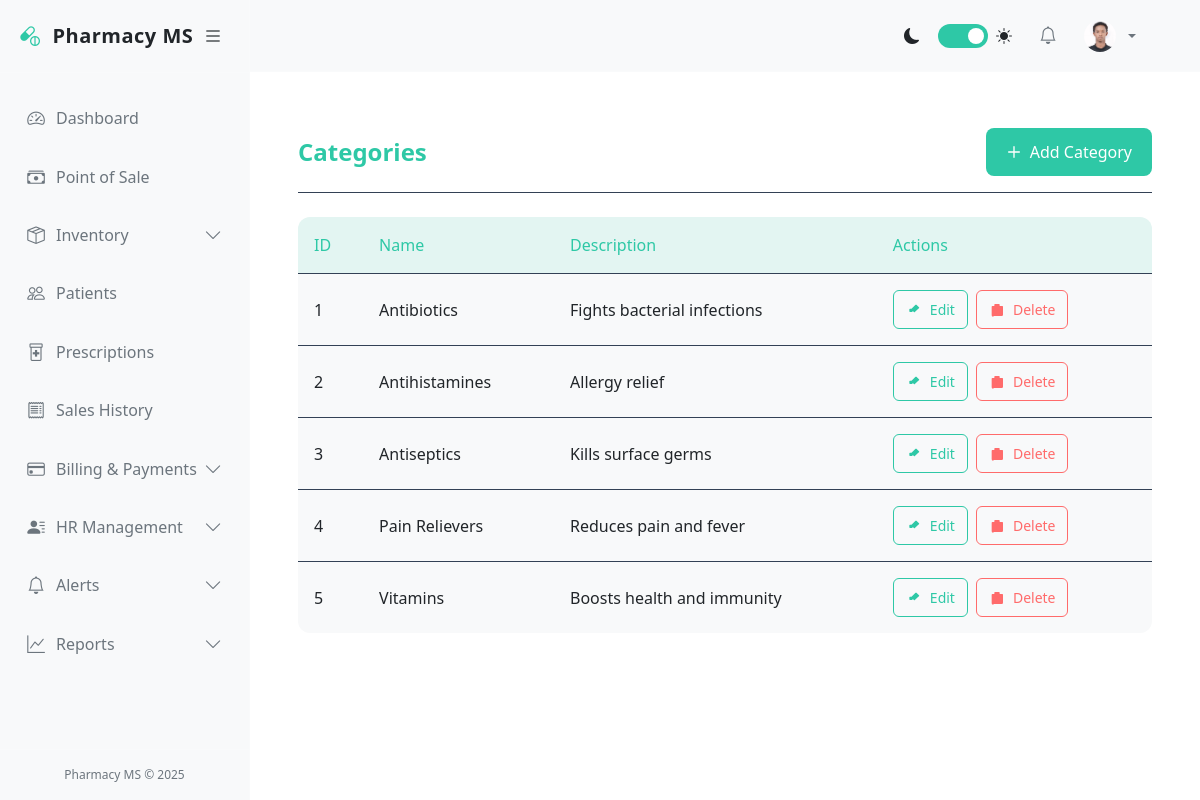
The page /pharmacy/categories/ (signed in) on the database its author committed.
### accounts/models.py (models this page shows, shortened)
class User(AbstractUser):
    GENDER_CHOICES = (
        ('M', 'Male'),
        ('F', 'Female'),
        ('O', 'Other'),
    )
    ROLES = (
        ('admin', 'Administrator'),
        ('pharmacist', 'Pharmacist'),
        ('cashier', 'Cashier'),
        ('manager', 'Manager'),
        ('staff', 'Staff'),
    )
    role = models.CharField(max_length=20, choices=ROLES, default='staff')
    gender = models.CharField(max_length=1, choices=GENDER_CHOICES, blank=True, null=True)
    phone = models.CharField(max_length=20, blank=True, null=True)
    address = models.TextField(blank=True, null=True)
    date_of_birth = models.DateField(blank=True, null=True)
    hire_date = models.DateField(blank=True, null=True)
    profile_picture = models.ImageField(upload_to='profile_pics/', blank=True, null=True)
    is_active = models.BooleanField(default=True)

### pharmacy/models.py (models this page shows, shortened)
class Category(models.Model):
    name = models.CharField(max_length=100, unique=True)
    description = models.TextField(blank=True, null=True)
    created_at = models.DateTimeField(auto_now_add=True)
    updated_at = models.DateTimeField(auto_now=True)
    class Meta:
        verbose_name_plural = "Categories"
        ordering = ['name']

### pharmacy/views.py (the view)
# urls.py: path('categories/', views.category_list, name='category_list'),
@login_required
def category_list(request):
    categories = Category.objects.all()
    return render(request, 'pharmacy/category/category_list.html', {'categories': categories})

### pharmacy/templates/pharmacy/category/category_list.html (shortened to what this page needs)
{% extends 'base.html' %}
{% block content %}
<div class="batch-container">
    <div class="batch-header">
        <h2 class="batch-title">Categories</h2>
        <a href="{% url 'category_create' %}" class="btn btn-primary">
            <svg class="icon" viewBox="0 0 24 24">
                <path d="M12 4v16m8-8H4" stroke="currentColor" stroke-width="2" stroke-linecap="round" stroke-linejoin="round"/>
            </svg>
            Add Category
        </a>
    </div>
    <table class="batch-table">
        <thead>
            <tr>
                <th>ID</th>
                <th>Name</th>
                <th>Description</th>
                <th>Actions</th>
            </tr>
        </thead>
        <tbody>
            {% for category in categories %}
            <tr>
                <td>{{ forloop.counter }}</td>
                <td>{{ category.name }}</td>
                <td>{{ category.description|default:"-"|truncatechars:50 }}</td>
                <td>
                    <div class="table-actions">
                        <a href="{% url 'category_update' category.pk %}" class="btn btn-sm btn-outline-primary">
                            <svg class="icon" viewBox="0 0 24 24">
                                <path d="M15.232 5.232l3.536 3.536M9 11l6-6 3.536 3.536L12.536 14.464 9 11zm0 0H6v3h3v-3z" stroke="currentColor" stroke-width="2" stroke-linecap="round" stroke-linejoin="round"/>
                            </svg>
                            Edit
                        </a>
                        <a href="{% url 'category_delete' category.pk %}" class="btn btn-sm btn-outline-danger">
                            <svg class="icon" viewBox="0 0 24 24">
                                <path d="M6 7h12M9 7V4h6v3m-1 4v6m-4-6v6m-5 3h14a1 1 0 001-1V7H5v13a1 1 0 001 1z" stroke="currentColor" stroke-width="2" stroke-linecap="round" stroke-linejoin="round"/>
                            </svg>
                            Delete
                        </a>
                    </div>
                </td>
            </tr>
            {% empty %}
            <tr>
                <td colspan="4" class="empty-state">No categories found</td>
            </tr>
            {% endfor %}
        </tbody>
    </table>
</div>
{% endblock %}

### pharmacy/templates/base.html (shortened to what this page needs)
<!DOCTYPE html>
<html lang="en">
<head>
    <link href="https://cdn.jsdelivr.net/npm/bootstrap@5.3.0/dist/css/bootstrap.min.css" rel="stylesheet">
    <link rel="stylesheet" href="https://cdn.jsdelivr.net/npm/bootstrap-icons@1.10.0/font/bootstrap-icons.css">
</head>
<body>
    <div class="d-flex">
        <div class="sidebar" id="sidebar">
            <div class="sidebar-header">
                <a href="{% url 'dashboard' %}" class="sidebar-brand">
                    <i class="bi bi-capsule-pill sidebar-brand-icon"></i>
                    <span id="sidebar-title">Pharmacy MS</span>
                </a>
                <button class="toggle-btn" id="toggle-sidebar">
                    <i class="bi bi-list"></i>
                </button>
            </div>
            <div class="px-2 py-3" style="height: calc(100% - 120px); overflow-y: auto;">
                <ul class="nav flex-column">
                    <li class="nav-item">
                        <a class="nav-link {% if request.resolver_match.url_name == 'dashboard' %}active{% endif %}"
                            href="{% url 'dashboard' %}">
                            <i class="bi bi-speedometer2"></i>
                            <span class="nav-link-text ms-2">Dashboard</span>
                        </a>
                    </li>
                    <li class="nav-item">
                        <a class="nav-link {% if 'pos' in request.resolver_match.url_name %}active{% endif %}"
                            href="{% url 'pos' %}">
                            <i class="bi bi-cash-stack"></i>
                            <span class="nav-link-text ms-2">Point of Sale</span>
                        </a>
                    </li>
                    <li class="nav-item">
                        <a class="nav-link "
                            data-bs-toggle="collapse" href="#inventoryCollapse">
                            <i class="bi bi-box-seam"></i>
                            <span class="nav-link-text ms-2">Inventory</span>
                            <i class="bi bi-chevron-down collapse-icon ms-auto"></i>
                        </a>
                    </li>
                    <li class="nav-item">
                        <a class="nav-link {% if 'patient' in request.resolver_match.url_name %}active{% endif %}"
                            href="{% url 'patient_list' %}">
                            <i class="bi bi-people"></i>
                            <span class="nav-link-text ms-2">Patients</span>
                        </a>
                    </li>
                    <li class="nav-item">
                        <a class="nav-link {% if 'prescription' in request.resolver_match.url_name %}active{% endif %}"
                            href="{% url 'prescription_list' %}">
                            <i class="bi bi-prescription2"></i>
                            <span class="nav-link-text ms-2">Prescriptions</span>
                        </a>
                    </li>
                    <li class="nav-item">
                        <a class="nav-link {% if 'sale' in request.resolver_match.url_name and 'pos' not in request.resolver_match.url_name %}active{% endif %}"
                            href="{% url 'sale_list' %}">
                            <i class="bi bi-receipt"></i>
                            <span class="nav-link-text ms-2">Sales History</span>
                        </a>
                    </li>
                    <li class="nav-item">
                        <a class="nav-link {% if 'billing' in request.resolver_match.url_name or 'payment' in request.resolver_match.url_name %}active{% endif %}"
                            data-bs-toggle="collapse" href="#billingCollapse">
                            <i class="bi bi-credit-card"></i>
                            <span class="nav-link-text ms-2">Billing & Payments</span>
                            <i class="bi bi-chevron-down collapse-icon ms-auto"></i>
                        </a>
                    </li>
                    <li class="nav-item">
                        <a class="nav-link {% if 'user' in request.resolver_match.url_name or 'attendance' in request.resolver_match.url_name or 'payroll' in request.resolver_match.url_name %}active{% endif %}"
                            data-bs-toggle="collapse" href="#hrCollapse">
                            <i class="bi bi-person-lines-fill"></i>
                            <span class="nav-link-text ms-2">HR Management</span>
                            <i class="bi bi-chevron-down collapse-icon ms-auto"></i>
                        </a>
                    </li>
                    <li class="nav-item">
                        <a class="nav-link {% if 'notification' in request.resolver_match.url_name or 'alert_rule' in request.resolver_match.url_name %}active{% endif %}"
                            data-bs-toggle="collapse" href="#alertsCollapse">
                            <i class="bi bi-bell"></i>
                            <span class="nav-link-text ms-2">Alerts</span>
                            <i class="bi bi-chevron-down collapse-icon ms-auto"></i>
                        </a>
                    </li>
                    <li class="nav-item">
                        <a class="nav-link {% if 'report' in request.resolver_match.url_name %}active{% endif %}"
                            data-bs-toggle="collapse" href="#reportsCollapse">
                            <i class="bi bi-graph-up"></i>
                            <span class="nav-link-text ms-2">Reports</span>
                            <i class="bi bi-chevron-down collapse-icon ms-auto"></i>
                        </a>
                    </li>
                </ul>
            </div>
            <div class="sidebar-footer">
                Pharmacy MS &copy; 2025
            </div>
        </div>
        <div class="main-content flex-grow-1" id="main-content">
            <nav class="navbar navbar-expand-lg navbar-light bg-light border-bottom">
                <div class="container-fluid">
                    <div class="collapse navbar-collapse" id="navbarSupportedContent">
                        <ul class="navbar-nav ms-auto align-items-center">
                            <li class="nav-item me-3">
                                <div class="d-flex align-items-center">
                                    <i class="bi bi-moon-fill me-2"></i>
                                    <label class="theme-switch">
                                        <span class="slider"></span>
                                    </label>
                                    <i class="bi bi-sun-fill ms-2"></i>
                                </div>
                            </li>
                            <li class="nav-item dropdown me-2">
                                <a class="nav-link position-relative" href="#" id="notificationsDropdown" role="button"
                                    data-bs-toggle="dropdown">
                                    <i class="bi bi-bell"></i>
                                </a>
                            </li>
                            <li class="nav-item dropdown">
                                <a class="nav-link dropdown-toggle d-flex align-items-center" href="#" id="userDropdown"
                                    role="button" data-bs-toggle="dropdown">
                                    {% if user.profile_picture %}
                                    <img src="{{ user.profile_picture.url }}" class="rounded-circle me-2" width="32"
                                        height="32" alt="Profile">
                                    {% else %}
                                    <i class="bi bi-person-circle me-2"></i>
                                    {% endif %}
                                </a>
                            </li>
                        </ul>
                    </div>
                </div>
            </nav>
            <div class="container-fluid py-4">
                {% block content %}{% endblock %}
            </div>
        </div>
    </div>
</body>
</html>

### pharmacy/templates/base.html (style rules this page uses)
:root { --bg-primary: #030817; --bg-secondary: #0b1120; --accent-color: #2ec8a6; --text-primary: #f8fafc; --text-secondary: #94a3b8; --sidebar-width: 250px; --navbar-height: 72px; --sidebar-collapsed-width: 80px; }
body { background-color: var(--bg-primary); color: var(--text-primary); font-family: 'Segoe UI', system-ui, -apple-system, sans-serif; }
.sidebar { height: 100vh; position: fixed; width: var(--sidebar-width); background-color: var(--bg-secondary); border-right: 1px solid rgba(255, 255, 255, 0.1); transition: all 0.3s cubic-bezier(0.4, 0, 0.2, 1); z-index: 1000; }
.main-content { margin-left: var(--sidebar-width); transition: all 0.3s cubic-bezier(0.4, 0, 0.2, 1); padding-top: var(--navbar-height); }
.nav-link { color: var(--text-secondary); border-radius: 0.375rem; margin: 0.25rem 0; padding: 0.75rem 1rem; transition: all 0.2s ease; position: relative; display: flex; align-items: center; }
.sidebar-header { padding: 1.25rem; border-bottom: 1px solid rgba(255, 255, 255, 0.1); display: flex; align-items: center; justify-content: space-between; }
.toggle-btn { border: none; background: none; font-size: 1.25rem; cursor: pointer; color: var(--text-primary); transition: all 0.2s ease; }
.navbar { background-color: var(--bg-secondary) !important; border-bottom: 1px solid rgba(255, 255, 255, 0.1) !important; padding: 0.75rem 1.5rem; position: fixed; top: 0; right: 0; left: var(--sidebar-width); z-index: 1000; height: var(--navbar-height); transition: all 0.3s cubic-bezier(0.4, 0, 0.2, 1); }
.container-fluid { padding: 2rem; }
.collapse-icon { transition: transform 0.2s ease; }
.theme-switch { display: inline-block; position: relative; width: 50px; height: 24px; margin-left: 10px; }
.slider { position: absolute; cursor: pointer; top: 0; left: 0; right: 0; bottom: 0; background-color: #334155; transition: .4s; border-radius: 24px; }
.slider:before { position: absolute; content: ""; height: 16px; width: 16px; left: 4px; bottom: 4px; background-color: white; transition: .4s; border-radius: 50%; }
input:checked+.slider { background-color: var(--accent-color); }
input:checked+.slider:before { transform: translateX(26px); }
.nav-item { position: relative; }
.nav-link i { min-width: 24px; text-align: center; font-size: 1.1rem; }
.sidebar-brand { font-weight: 700; font-size: 1.25rem; letter-spacing: 0.5px; color: var(--text-primary); text-decoration: none; display: flex; align-items: center; }
.sidebar-brand-icon { margin-right: 0.75rem; color: var(--accent-color); }
.sidebar-footer { position: absolute; bottom: 0; width: 100%; padding: 1rem; border-top: 1px solid rgba(255, 255, 255, 0.1); text-align: center; font-size: 0.75rem; color: var(--text-secondary); }

### pharmacy/templates/pharmacy/category/category_list.html (style rules this page uses)
:root { --bg-primary: #0b1120; --bg-secondary: #1e293b; --accent-color: #2ec8a6; --text-primary: #f8fafc; --text-secondary: #94a3b8; --error-color: #ff6b6b; --border-color: #334155; }
.batch-container { max-width: 1400px; margin: 2rem auto; padding: 0 1rem; }
.batch-header { display: flex; justify-content: space-between; align-items: center; margin-bottom: 1.5rem; padding-bottom: 1rem; border-bottom: 1px solid var(--border-color); }
.batch-title { font-size: 1.5rem; font-weight: 600; color: var(--accent-color); margin: 0; }
.btn { padding: 0.75rem 1.25rem; border-radius: 8px; font-weight: 500; transition: all 0.2s ease; display: inline-flex; align-items: center; gap: 0.5rem; text-decoration: none; }
.btn-primary { background-color: var(--accent-color); border: none; color: var(--bg-primary); }
.batch-table { width: 100%; border-collapse: separate; border-spacing: 0; background-color: var(--bg-secondary); border-radius: 12px; overflow: hidden; }
.batch-table thead { background-color: rgba(46, 200, 166, 0.1); }
.batch-table th { padding: 1rem; text-align: left; font-weight: 500; color: var(--accent-color); border-bottom: 1px solid var(--border-color); }
.batch-table td { padding: 1rem; border-bottom: 1px solid var(--border-color); color: var(--text-primary); }
.batch-table tr:last-child td { border-bottom: none; }
.table-actions { display: flex; gap: 0.5rem; align-items: center; }
.btn-sm { padding: 0.5rem 0.75rem; border-radius: 6px; font-size: 0.875rem; transition: all 0.2s ease; }
.btn-outline-primary { border: 1px solid var(--accent-color); color: var(--accent-color); background: transparent; }
.btn-outline-danger { border: 1px solid var(--error-color); color: var(--error-color); background: transparent; }
.icon { width: 16px; height: 16px; fill: currentColor; }

### rows shown on the page
User: profile_picture (picture)
Category: name "Antibiotics", description "Fights bacterial infections"
Category: name "Antihistamines", description "Allergy relief"
Category: name "Antiseptics", description "Kills surface germs"
Category: name "Pain Relievers", description "Reduces pain and fever"
Category: name "Vitamins", description "Boosts health and immunity"
